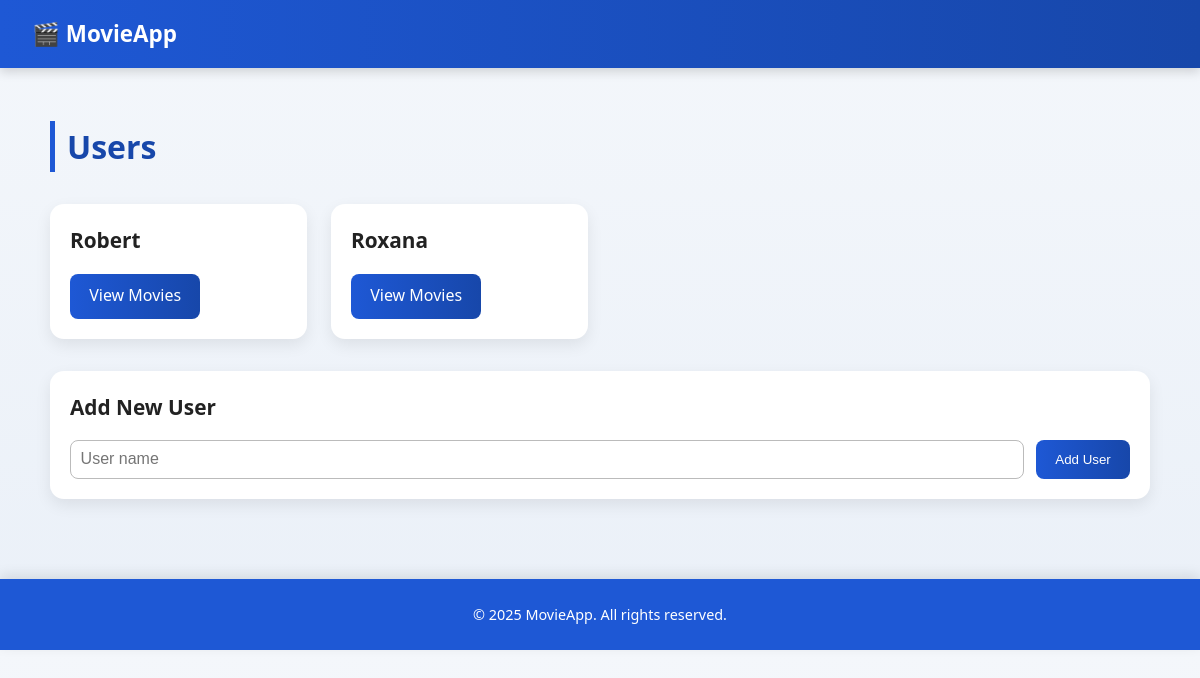
Before: / with the older database file.
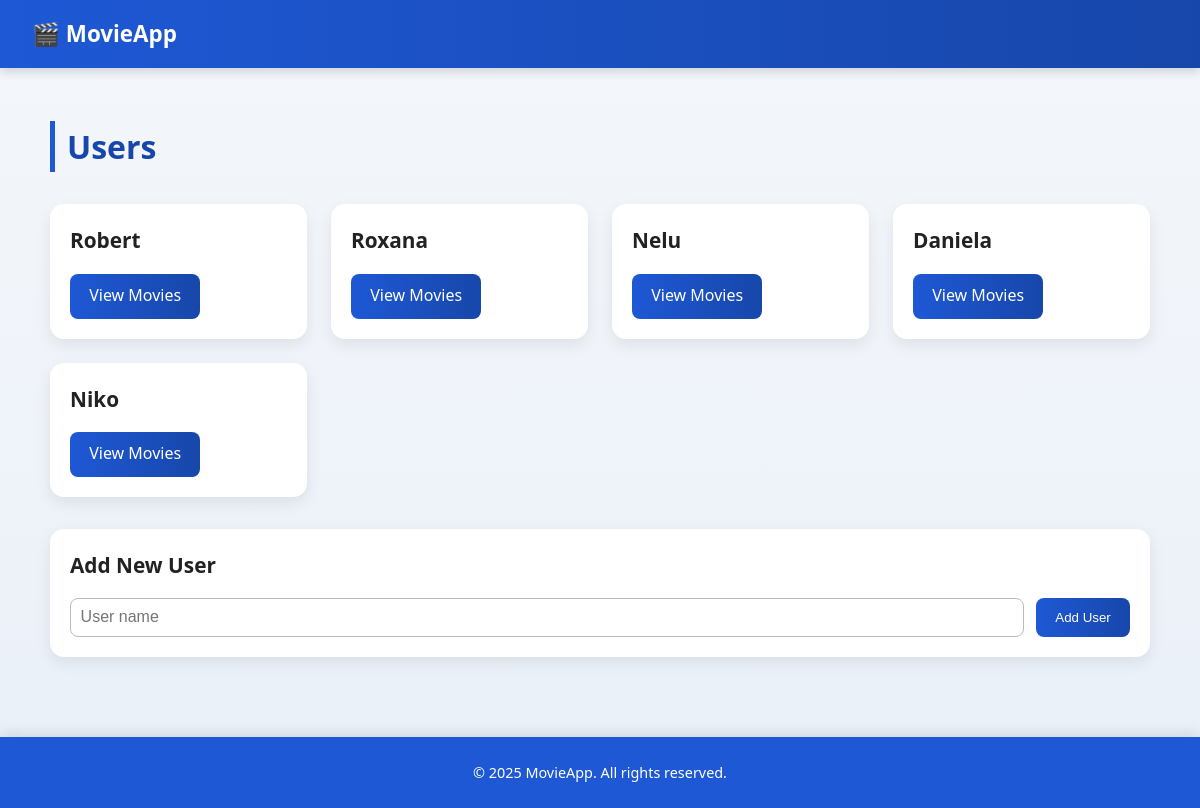
After: the same page with the newer database file.
### models.py (models this page shows, shortened)
class User(db.Model):  # pylint: disable=too-few-public-methods
    __tablename__ = "users"
    id = db.Column(db.Integer, primary_key=True, autoincrement=True)
    name = db.Column(db.String(100), nullable=False)
    movies = relationship("Movie", back_populates="users")

### app.py (the view)
@app.route('/')
def index():
    users = data_manager.get_users()
    return render_template('index.html', users=users)

### data_manager.py (called while the page is built)
    def get_users(self):
        try:
            return db.session.query(User).all()
        except SQLAlchemyError as e:
            print(f"Error fetching users: {e}")
            return []

### templates/index.html
{% extends "base.html" %}
{% block content %}
<div class="users-container">
  <h1>Users</h1>
  <div class="users-grid">
    {% for user in users %}
      <div class="user-card">
        <h2>{{ user.name }}</h2>
        <a href="{{ url_for('list_movies', user_id=user.id) }}" class="btn">View Movies</a>
      </div>
    {% endfor %}
  </div>
  <div class="add-user-card">
    <h2>Add New User</h2>
    <form action="{{ url_for('add_user') }}" method="POST" class="add-user-form">
      <input type="text" name="name" placeholder="User name" required>
      <button type="submit" class="btn">Add User</button>
    </form>
  </div>
</div>
{% endblock %}

### templates/base.html (shortened to what this page needs)
<!DOCTYPE html>
<html lang="en">
<head>
  <link rel="stylesheet" href="{{ url_for('static', filename='style.css') }}">
</head>
<body>
  <header>
    <div class="logo">🎬 MovieApp</div>
  </header>
  <main>
    {% block content %}{% endblock %}
  </main>
  <footer>
    © 2025 MovieApp. All rights reserved.
  </footer>
</body>
</html>

### static/style.css (style rules this page uses)
body { font-family: 'Segoe UI', Roboto, Helvetica, Arial, sans-serif; margin: 0; background: linear-gradient(180deg, #f4f7fb 0%, #eaf0f8 100%); color: #333; line-height: 1.6; }
header { background: linear-gradient(90deg, #1e58d5, #1747aa); color: white; padding: 1rem 2rem; font-size: 1.5rem; font-weight: 600; display: flex; align-items: center; justify-content: space-between; box-shadow: 0 4px 10px rgba(0,0,0,0.15); position: sticky; top: 0; z-index: 1000; }
header .logo { display: flex; align-items: center; gap: 0.75rem; font-size: 1.4rem; }
.users-container, .movies-container { padding: 2rem; max-width: 1100px; margin: 0 auto; }
.users-container h1, .movies-container h1 { font-size: 2rem; margin-bottom: 2rem; color: #1747aa; border-left: 5px solid #1e58d5; padding-left: 0.75rem; }
.users-grid, .movies-grid { display: grid; grid-template-columns: repeat(auto-fill, minmax(220px, 1fr)); gap: 1.5rem; margin-bottom: 2rem; }
.user-card, .add-user-card, .movie-card, .add-movie-card { background: white; padding: 1.25rem; border-radius: 14px; box-shadow: 0 6px 16px rgba(0,0,0,0.08); transition: transform 0.25s ease, box-shadow 0.25s ease; text-align: left; }
.user-card h2, .add-user-card h2, .movie-card h2, .add-movie-card h2 { margin: 0 0 1rem 0; font-size: 1.3rem; text-align: left; color: #222; }
.btn { display: inline-block; background: linear-gradient(90deg, #1e58d5, #1747aa); color: white; padding: 0.6rem 1.2rem; border-radius: 8px; text-decoration: none; border: none; font-weight: 500; cursor: pointer; transition: background 0.3s ease, transform 0.2s ease; }
.add-user-form, .add-movie-form { display: flex; gap: 0.75rem; flex-wrap: wrap; }
.add-user-form input, .add-movie-form input { flex: 1; padding: 0.6rem; border: 1px solid #bbb; border-radius: 8px; font-size: 1rem; transition: border 0.3s ease, box-shadow 0.3s ease; }
footer { background: #1e58d5; color: white; text-align: center; padding: 1.5rem; margin-top: 3rem; font-size: 0.9rem; box-shadow: 0 -4px 12px rgba(0,0,0,0.1); }

Changed rows visible on the page:
added User: name "Nelu"
added User: name "Daniela"
added User: name "Niko"
